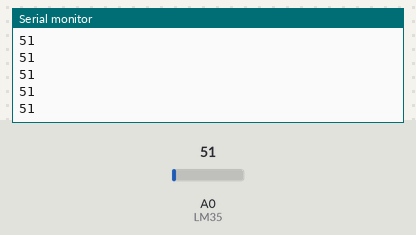
Simulated run of this sketch. Board: Arduino Uno, built with avr-gcc and run on an emulated ATmega328P. On the bench: the last lines printed to the serial monitor. The test bench sets the inputs (shaded band); at power-on: A0 (LM35) = 51.

Above: at 1.2 s.
1.3 s: A0 (LM35) set to 61
At 2.2 s:
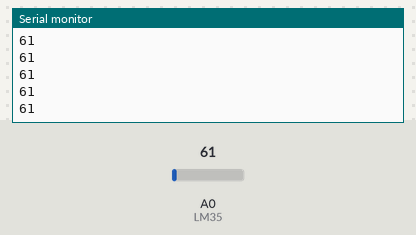
2.8 s: A0 (LM35) set to 71
At 3.8 s:
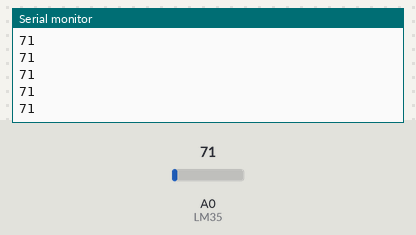
Timing chart, 0 to 5.8 s (numbered marks = the images above; inputs shaded):
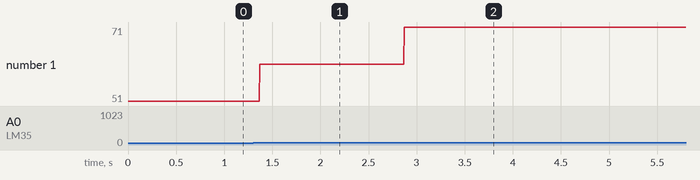

Measured:
- after the input at 1.3 s, the serial monitor: prints a new line after 0.07 s (image 1)
- after the input at 2.8 s, the serial monitor: prints a new line after 0.07 s (image 2)
- plotted number 1: 51 → 61 after the input at 1.3 s, 61 → 71 after the input at 2.8 s

The sketch:

LM35.ino
```cpp
//LM35 1脚VCC 2脚信号线 3脚GND
//温度为0°时输出0V，温度为100°时输出1V
//精度不到0.5°，建议用int类型就行了
const int LM35 = A0;

int temperature = 0;

void setup()
{
    pinMode(LM35, INPUT);
    Serial.begin(9600);
}

void loop()
{
    temperature = map(analogRead(LM35), 0, 1023, 0, 500);
    constrain(temperature, 0, 120); //超出范围至多显示120
    //Serial.print(temperature);
    Serial.println( analogRead(LM35) );
}
```
